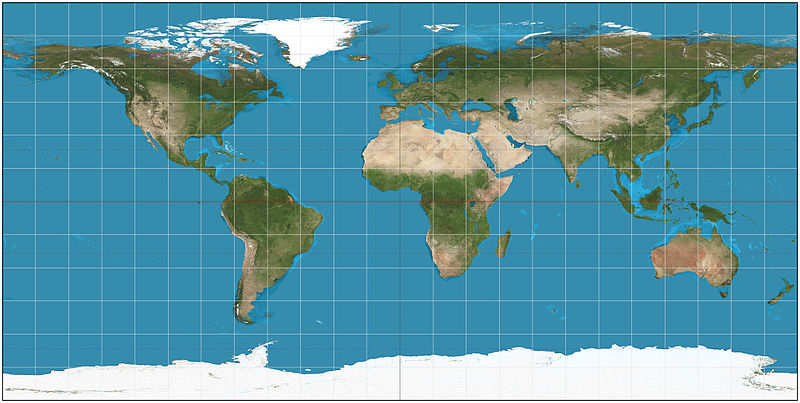
#> input picture plate-carree.png, 800 x 403 px
$ python 10_39daylight.py
#> lines starting #> are read from the running program, lines starting #| are printed output that depends on the picture
# Daylight Ex. 10.39
# Beat Lauber


from matplotlib.image import imread
from pylab import imshow, contour, show, array
from time import time
from numpy import *

s_per_hour = 60*60.
s_per_year = 365.242*s_per_hour*24
inclination = 23.5/180*pi
equinox = 1332331200  # reference time, time.time() at 12:00 UTC, 20. März 2012,

def plot_map(name):
    img = imread(name)
    imshow(img)
    return img.shape[0:2]

def daylight(longitude, latitude, t):
    beta = t/(s_per_hour*24)*2*pi
    delta = (t/s_per_year)*2*pi

    ez = matrix([[1,0,0]])

    ez = ez*rot_y(latitude)
    ez = ez*rot_z(longitude+delta+beta)
    ez = ez*rot_x(inclination)
    ez = ez*rot_z(-delta)
    return ez[0,0]


def get_time():
    return time()-equinox

def rot_x(w):
    m = matrix([[1,0,0], [0,cos(w),sin(w)], [0,-sin(w),cos(w)]])
    return m

def rot_y(alpha):
    m = matrix([[cos(alpha), 0, -sin(alpha)], [0,1,0], [sin(alpha), 0, cos(alpha)]])
    return m

def rot_z(w):
    m = matrix([[cos(w),sin(w),0], [-sin(w),cos(w),0], [0,0,1]])
    return m

x = linspace(0,800,50)
y = linspace(400,0,50)
scale = linspace(0,1,10)
xb = linspace(-pi,pi,50)
yb = linspace(-pi/2,pi/2,50)
i = 0
j = 0
t = get_time()
z = zeros((50,50))

for wx in xb:
    i = 0
    for wy in yb:
        zi = daylight(wx,wy,t)
        z[i,j] = zi
        i += 1
    j += 1

mape = plot_map('plate-carree.png')
#> in plot_map, img is the input picture: shape (403, 800, 3) float32; mean R, G, B 0.372, 0.588, 0.638
#> mape = (403, 800)
contour(x,y,z,scale)
show()
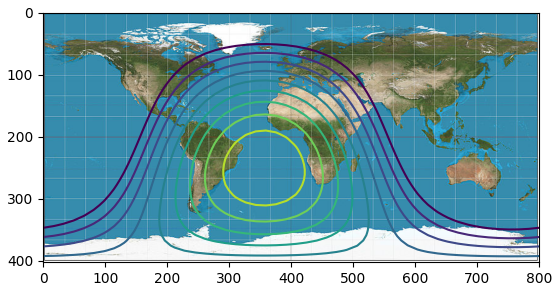
#> figure drawn by matplotlib, 1 panel
